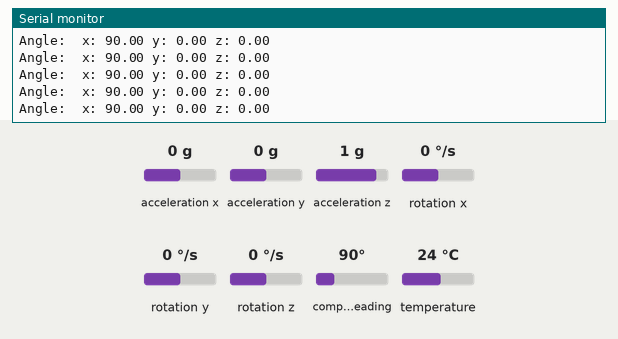
Simulated run of this sketch. Board: Arduino Uno, built with avr-gcc and run on an emulated ATmega328P. On the bench: the last lines printed to the serial monitor. Inputs (shaded band) come from the test bench; at power-on: acceleration x 0 g, acceleration y 0 g, acceleration z 1 g, compass heading 90°, rotation x 0 °/s, rotation y 0 °/s, rotation z 0 °/s, temperature 24 °C.

Above: at 2.2 s.
2.3 s: acceleration x set to -1.4 g
At 2.39 s:
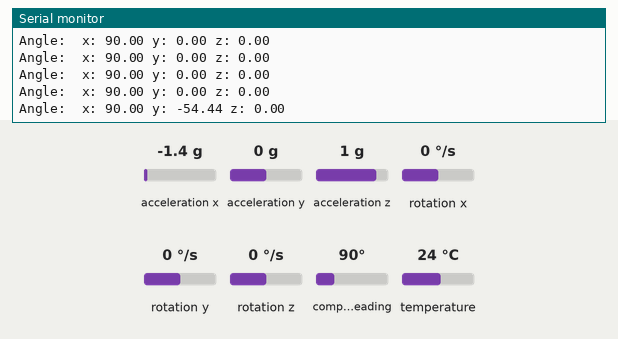
3.8 s: acceleration y set to -1.4 g
At 3.88 s:
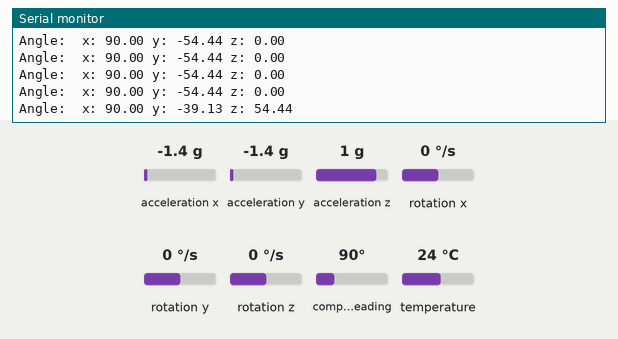
5.3 s: acceleration z set to -1.4 g
At 5.37 s:
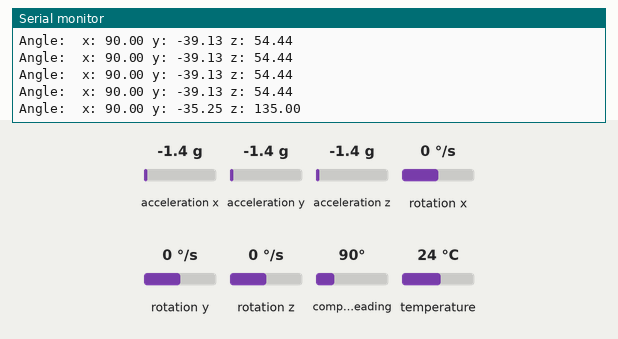
6.8 s: compass heading set to 7°
At 6.86 s:
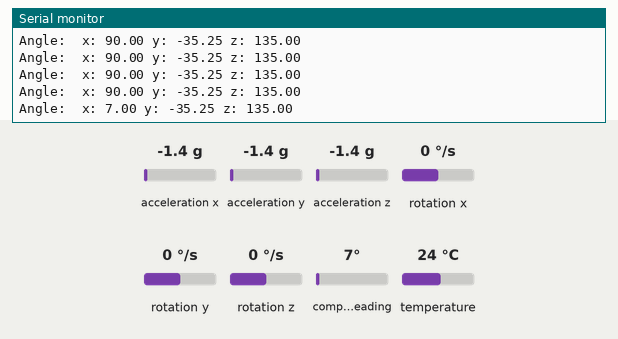
Timing chart, 0 to 9.3 s (numbered marks = the images above; inputs shaded):
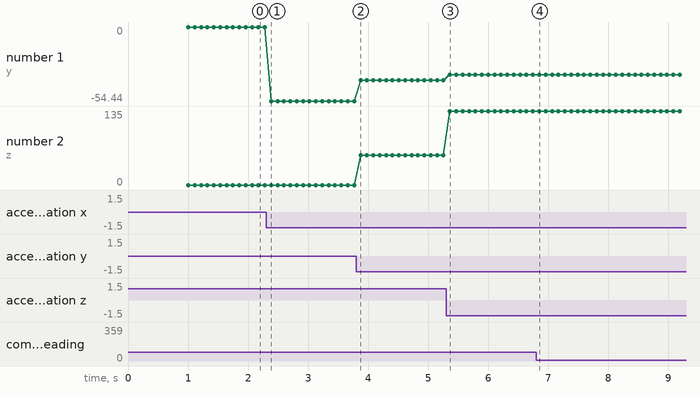

Measured:
- after the input at 2.3 s, the serial monitor: prints a new line after 0.09 s (image 1)
- after the input at 3.8 s, the serial monitor: prints a new line after 0.08 s (image 2)
- after the input at 5.3 s, the serial monitor: prints a new line after 0.06 s (image 3)
- after the input at 6.8 s, the serial monitor: prints a new line after 0.05 s (image 4)
- plotted number 1: 0 → -54.44 after the input at 2.3 s, -54.44 → -39.13 after the input at 3.8 s, -39.13 → -35.25 after the input at 5.3 s
- plotted number 2: 0 → 54.44 after the input at 3.8 s, 54.44 → 135 after the input at 5.3 s

The sketch:

BNO055_test.ino
```cpp
#include <Wire.h>
#include <Adafruit_Sensor.h>
#include <Adafruit_BNO055.h>
#include <utility/imumaths.h>

#define BNO055_SAMPLERATE_DELAY_MS (100)

Adafruit_BNO055 myIMU = Adafruit_BNO055();

void setup() {

Serial.begin(115200);
myIMU.begin();
delay(1000);
int8_t temp=myIMU.getTemp();
myIMU.setExtCrystalUse(true);
}

void loop() {
  // put your main code here, to run repeatedly:
imu::Vector<3> acc =myIMU.getVector(Adafruit_BNO055::VECTOR_LINEARACCEL);//to get Acceleration//
imu::Vector<3> gyro =myIMU.getVector(Adafruit_BNO055::VECTOR_GYROSCOPE);//to get Angular velocity//
imu::Vector<3> euler = myIMU.getVector(Adafruit_BNO055::VECTOR_EULER);//to get Angle//

// Serial.print("Acceleration: ");
// Serial.print(" x: ");
// Serial.print(acc.x());
// Serial.print(" y: ");
// Serial.print(acc.y());
// Serial.print(" z: ");
// Serial.println(acc.z());

// Serial.print("Angular velocity: ");
// Serial.print(" x: ");
// Serial.print(gyro.x());
// Serial.print(" y: ");
// Serial.print(gyro.y());
// Serial.print(" z: ");
// Serial.println(gyro.z());

Serial.print("Angle: ");
Serial.print(" x: ");
Serial.print(euler.x());
Serial.print(" y: ");
Serial.print(euler.y());
Serial.print(" z: ");
Serial.println(euler.z());
Serial.println("");

delay(BNO055_SAMPLERATE_DELAY_MS);
}
```
